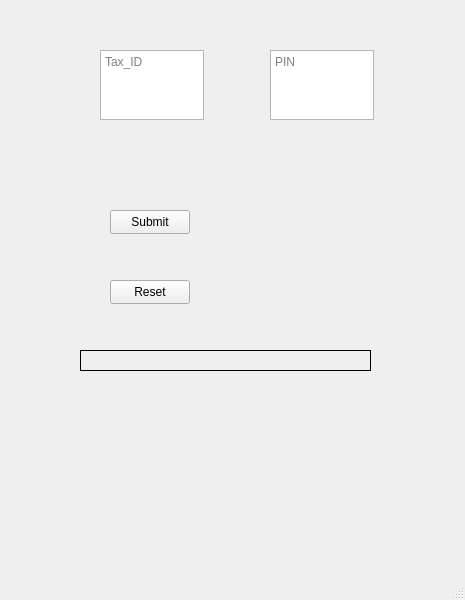
<?xml version="1.0" encoding="UTF-8"?>
<ui version="4.0">
 <class>MainWindow</class>
 <widget class="QMainWindow" name="MainWindow">
  <property name="geometry">
   <rect>
    <x>0</x>
    <y>0</y>
    <width>465</width>
    <height>600</height>
   </rect>
  </property>
  <property name="windowTitle">
   <string>MainWindow</string>
  </property>
  <widget class="QWidget" name="centralwidget">
   <widget class="QPlainTextEdit" name="plainTextTax_ID">
    <property name="geometry">
     <rect>
      <x>100</x>
      <y>50</y>
      <width>104</width>
      <height>70</height>
     </rect>
    </property>
    <property name="placeholderText">
     <string>Tax_ID</string>
    </property>
   </widget>
   <widget class="QPlainTextEdit" name="plainTextPIN">
    <property name="geometry">
     <rect>
      <x>270</x>
      <y>50</y>
      <width>104</width>
      <height>70</height>
     </rect>
    </property>
    <property name="placeholderText">
     <string>PIN</string>
    </property>
   </widget>
   <widget class="QPushButton" name="PushButtonSubmit">
    <property name="geometry">
     <rect>
      <x>110</x>
      <y>210</y>
      <width>80</width>
      <height>24</height>
     </rect>
    </property>
    <property name="text">
     <string>Submit</string>
    </property>
   </widget>
   <widget class="QPushButton" name="pushButtonReset">
    <property name="geometry">
     <rect>
      <x>110</x>
      <y>280</y>
      <width>80</width>
      <height>24</height>
     </rect>
    </property>
    <property name="text">
     <string>Reset</string>
    </property>
   </widget>
   <widget class="QLabel" name="loginSubmitResultLabel">
    <property name="geometry">
     <rect>
      <x>80</x>
      <y>350</y>
      <width>291</width>
      <height>21</height>
     </rect>
    </property>
    <property name="frameShape">
     <enum>QFrame::Box</enum>
    </property>
    <property name="text">
     <string/>
    </property>
   </widget>
  </widget>
  <widget class="QMenuBar" name="menubar">
   <property name="geometry">
    <rect>
     <x>0</x>
     <y>0</y>
     <width>465</width>
     <height>21</height>
    </rect>
   </property>
  </widget>
  <widget class="QStatusBar" name="statusbar"/>
 </widget>
 <resources/>
 <connections/>
</ui>
